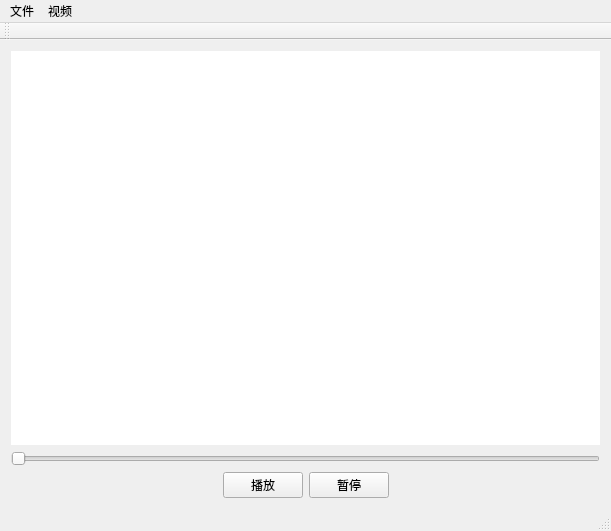
<?xml version="1.0" encoding="UTF-8"?>
<ui version="4.0">
 <class>videoProcessing</class>
 <widget class="QMainWindow" name="videoProcessing">
  <property name="geometry">
   <rect>
    <x>0</x>
    <y>0</y>
    <width>611</width>
    <height>531</height>
   </rect>
  </property>
  <property name="windowTitle">
   <string>videoProcessing</string>
  </property>
  <widget class="QWidget" name="centralWidget">
   <layout class="QVBoxLayout" name="verticalLayout_3">
    <item>
     <layout class="QVBoxLayout" name="verticalLayout_2" stretch="5,1">
      <item>
       <widget class="QLabel" name="videoLabel">
        <property name="styleSheet">
         <string notr="true">background-color:rgb(255, 255, 255)</string>
        </property>
        <property name="text">
         <string/>
        </property>
       </widget>
      </item>
      <item>
       <layout class="QVBoxLayout" name="verticalLayout">
        <item>
         <widget class="QSlider" name="videoSlider">
          <property name="orientation">
           <enum>Qt::Horizontal</enum>
          </property>
         </widget>
        </item>
        <item>
         <layout class="QHBoxLayout" name="horizontalLayout">
          <item>
           <spacer name="horizontalSpacer">
            <property name="orientation">
             <enum>Qt::Horizontal</enum>
            </property>
            <property name="sizeHint" stdset="0">
             <size>
              <width>40</width>
              <height>20</height>
             </size>
            </property>
           </spacer>
          </item>
          <item>
           <widget class="QPushButton" name="playBtn">
            <property name="text">
             <string>播放</string>
            </property>
           </widget>
          </item>
          <item>
           <widget class="QPushButton" name="pauseBtn">
            <property name="text">
             <string>暂停</string>
            </property>
           </widget>
          </item>
          <item>
           <spacer name="horizontalSpacer_2">
            <property name="orientation">
             <enum>Qt::Horizontal</enum>
            </property>
            <property name="sizeHint" stdset="0">
             <size>
              <width>40</width>
              <height>20</height>
             </size>
            </property>
           </spacer>
          </item>
         </layout>
        </item>
       </layout>
      </item>
     </layout>
    </item>
   </layout>
  </widget>
  <widget class="QMenuBar" name="menuBar">
   <property name="geometry">
    <rect>
     <x>0</x>
     <y>0</y>
     <width>611</width>
     <height>23</height>
    </rect>
   </property>
   <widget class="QMenu" name="menu">
    <property name="title">
     <string>文件</string>
    </property>
    <addaction name="actionopen"/>
    <addaction name="separator"/>
    <addaction name="actionsave"/>
    <addaction name="actionsaveAs"/>
   </widget>
   <widget class="QMenu" name="menu_2">
    <property name="title">
     <string>视频</string>
    </property>
   </widget>
   <addaction name="menu"/>
   <addaction name="menu_2"/>
  </widget>
  <widget class="QToolBar" name="mainToolBar">
   <attribute name="toolBarArea">
    <enum>TopToolBarArea</enum>
   </attribute>
   <attribute name="toolBarBreak">
    <bool>false</bool>
   </attribute>
  </widget>
  <widget class="QStatusBar" name="statusBar"/>
  <action name="actionopen">
   <property name="text">
    <string>打开视频</string>
   </property>
  </action>
  <action name="actionsave">
   <property name="text">
    <string>保存</string>
   </property>
  </action>
  <action name="actionsaveAs">
   <property name="text">
    <string>另存为</string>
   </property>
  </action>
 </widget>
 <layoutdefault spacing="6" margin="11"/>
 <resources/>
 <connections/>
</ui>
